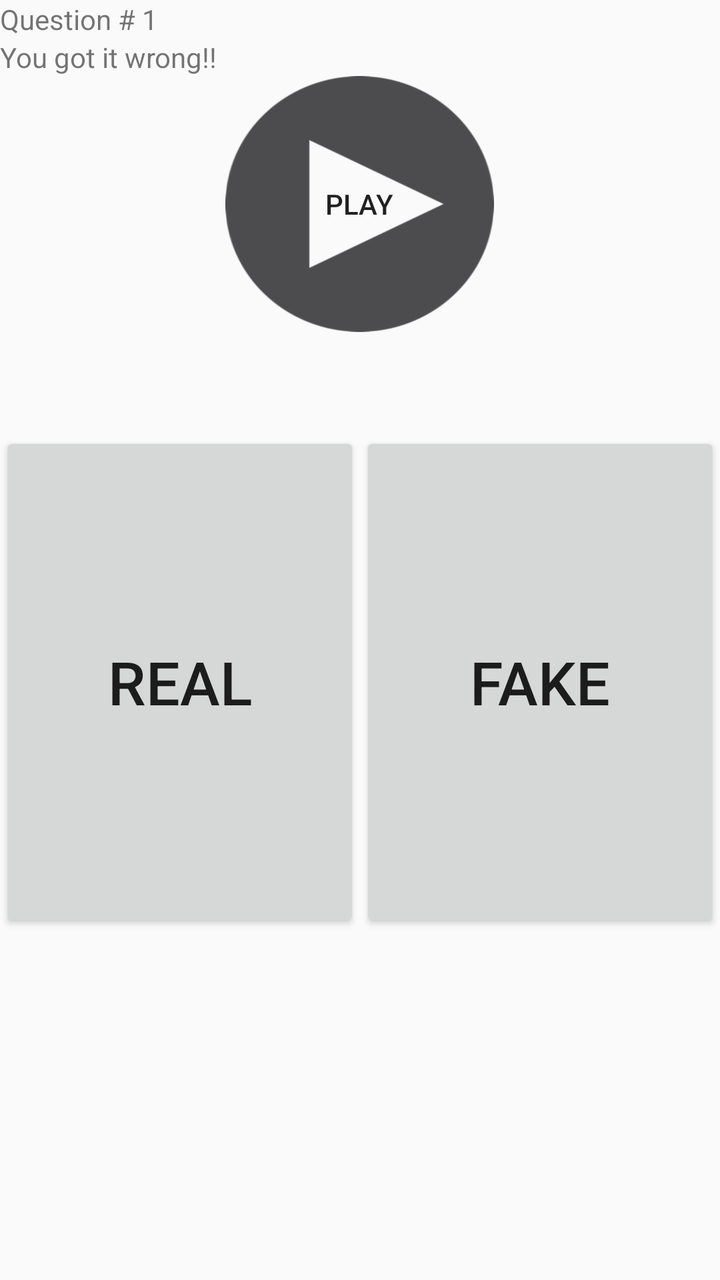
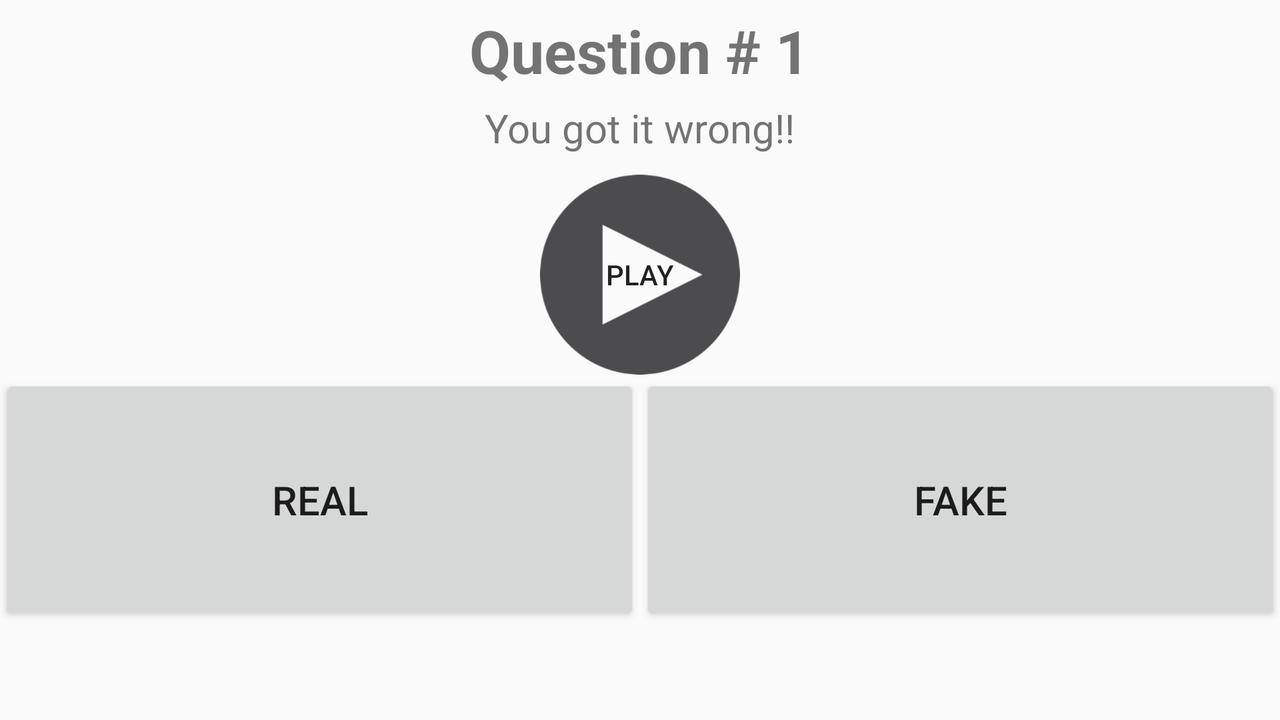

One screen, two layout resources from the same app: the default and the repository's alternative for another configuration. Each is rendered where Android would select it; the XML of both is given below.
<!-- AndroidManifest.xml: application theme AppTheme -->
<!-- res/layout/fragment_game.xml -->
<?xml version="1.0" encoding="utf-8"?>
<LinearLayout xmlns:android="http://schemas.android.com/apk/res/android"
              xmlns:tools="http://schemas.android.com/tools"
              android:orientation="vertical"
              android:layout_width="match_parent"
              android:layout_height="match_parent">
    <LinearLayout
            android:id="@+id/game_layout"
            android:layout_width="match_parent"
            android:orientation="vertical"
            tools:visibility="visible"
            android:layout_height="match_parent">
        <TextView android:layout_width="wrap_content"
                  android:layout_height="wrap_content"
                  tools:text="Question # 1"
                  android:id="@+id/game_title_text"/>
        <TextView android:layout_width="wrap_content"
                  tools:text="You got it wrong!!"
                  android:layout_height="wrap_content"
                  android:id="@+id/game_progress_text"/>

        <Button
                android:layout_width="wrap_content"
                android:layout_height="wrap_content"
                android:text="@string/play"
                android:background="@drawable/play"
                android:id="@+id/play_button"
                android:padding="50dp"
                android:layout_gravity="center_horizontal|top"
                android:layout_marginBottom="50dp"/>
        <LinearLayout android:layout_width="match_parent"
                      android:layout_gravity="bottom"
                      android:gravity="bottom"
                      android:layout_height="wrap_content">
            <Button

                    android:layout_weight=".5"
                    android:layout_width="match_parent"
                    android:layout_height="250dp"
                    android:text="@string/real"
                    android:id="@+id/real_button"
                    android:allowUndo="false"
                    android:textSize="30sp"/>
            <Button

                    android:layout_weight=".5"
                    android:layout_width="match_parent"
                    android:layout_height="250dp"
                    android:text="@string/fake"
                    android:id="@+id/fake_button"
                    android:textSize="30sp"/>
        </LinearLayout>
    </LinearLayout>
    <LinearLayout android:layout_width="match_parent"
                  android:layout_height="match_parent"
                  android:orientation="vertical"
                  android:visibility="gone"
                  tools:visibility="visible"
                  android:id="@+id/score_layout"
                  android:gravity="center">
        <TextView
                android:layout_width="wrap_content"
                android:layout_height="wrap_content"
                android:textAppearance="?android:attr/textAppearanceLarge"
                android:text="Congratulations you got X out of Y correct!"
                android:id="@+id/score_text"
                android:gravity="center"
                android:paddingBottom="20dp"/>
        <LinearLayout android:layout_width="match_parent"
                      android:layout_height="wrap_content"
                      android:gravity="center">

            <Button
                    android:layout_width="wrap_content"
                    android:layout_height="wrap_content"
                    android:text="Try again"
                    android:id="@+id/try_again_btn"
                    android:layout_gravity="center_horizontal"/>
            <Button
                    android:layout_width="wrap_content"
                    android:layout_height="wrap_content"
                    android:text="Share"
                    android:id="@+id/share_btn"
                    android:layout_gravity="center_horizontal"/>
        </LinearLayout>
    </LinearLayout>
</LinearLayout>
<!-- resources referenced by this layout -->
<resources>
  <!-- drawable play: png bitmap (drawable-hdpi, 7696 bytes) -->
  <string name="fake">Fake</string>
  <string name="play">Play</string>
  <string name="real">Real</string>
  <style name="AppTheme" parent="Theme.AppCompat.Light.DarkActionBar">
          
          <item name="colorPrimary">@color/colorPrimary</item>
          <item name="colorPrimaryDark">@color/colorPrimaryDark</item>
          <item name="colorAccent">@color/colorAccent</item>
      </style>
</resources>
<!-- res/layout-land/fragment_game.xml (the repository's variant of the layout above) -->
<!-- drawn on the phone turned sideways -->
<?xml version="1.0" encoding="utf-8"?>
<LinearLayout xmlns:android="http://schemas.android.com/apk/res/android"
              xmlns:tools="http://schemas.android.com/tools"
              android:orientation="vertical"
              android:layout_width="match_parent"
              android:layout_height="match_parent">
    <LinearLayout
            android:id="@+id/game_layout"
            android:layout_width="match_parent"
            android:orientation="vertical"
            tools:visibility="visible"
            android:layout_height="match_parent">
        <TextView android:layout_width="wrap_content"
                  android:layout_height="wrap_content"
                  tools:text="Question # 1"
                  android:layout_gravity="center"
                  android:padding="5dp"
                  android:textSize="30sp"
                  android:id="@+id/game_title_text"
                  android:textStyle="bold"/>
        <TextView android:layout_width="wrap_content"
                  tools:text="You got it wrong!!"
                  android:layout_height="wrap_content"
                  android:id="@+id/game_progress_text"
                  android:layout_gravity="center"
                  android:textSize="20sp"
                  android:layout_marginBottom="10dp"
                />

        <Button
                android:layout_width="100dp"
                android:layout_height="100dp"
                android:text="@string/play"
                android:background="@drawable/play"
                android:id="@+id/play_button"
                android:padding="5dp"
                android:layout_gravity="center_horizontal|top"
                />
        <LinearLayout android:layout_width="match_parent"
                      android:layout_gravity="bottom"
                      android:gravity="bottom"
                      android:layout_height="wrap_content">
            <Button

                    android:layout_weight=".5"
                    android:layout_width="match_parent"
                    android:layout_height="125dp"
                    android:text="@string/real"
                    android:id="@+id/real_button"
                    android:allowUndo="false"
                    android:textSize="20sp"/>
            <Button

                    android:layout_weight=".5"
                    android:layout_width="match_parent"
                    android:layout_height="125dp"
                    android:text="@string/fake"
                    android:id="@+id/fake_button"
                    android:textSize="20sp"/>
        </LinearLayout>
    </LinearLayout>
    <LinearLayout android:layout_width="match_parent"
                  android:layout_height="match_parent"
                  android:orientation="vertical"
                  android:visibility="gone"
                  tools:visibility="gone"
                  android:id="@+id/score_layout"
                  android:gravity="center">
        <TextView android:layout_width="wrap_content"
                  android:layout_height="wrap_content"
                  android:id="@+id/funny_message_text"/>
        <TextView
                android:layout_width="wrap_content"
                android:layout_height="wrap_content"
                android:layout_marginLeft="20dp"
                android:layout_marginRight="20dp"
                android:textAppearance="?android:attr/textAppearanceLarge"
                android:text="Congratulations you got X out of Y correct!"
                android:id="@+id/score_text"
                android:gravity="center"
                android:paddingBottom="20dp"/>
        <LinearLayout android:layout_width="match_parent"
                      android:layout_height="wrap_content"
                      android:gravity="center">

            <Button
                    android:layout_width="wrap_content"
                    android:layout_height="wrap_content"
                    android:text="Try again"
                    android:id="@+id/try_again_btn"
                    android:layout_gravity="center_horizontal"/>
            <Button
                    android:layout_width="wrap_content"
                    android:layout_height="wrap_content"
                    android:text="Share"
                    android:id="@+id/share_btn"
                    android:layout_gravity="center_horizontal"/>
        </LinearLayout>
    </LinearLayout>
</LinearLayout>
